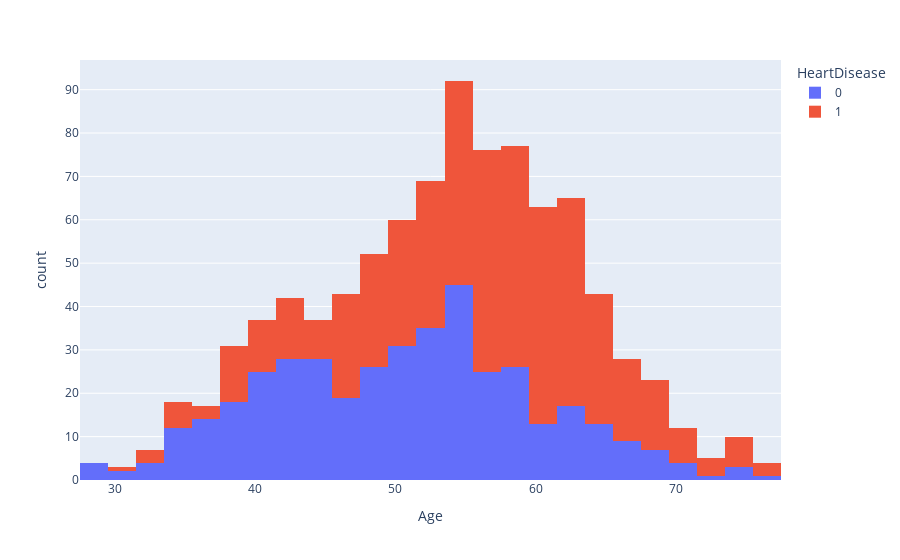
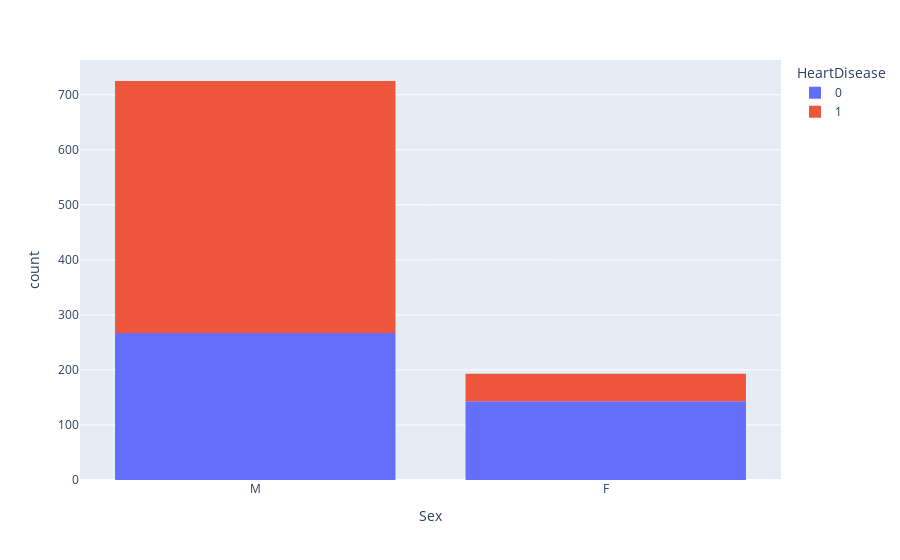
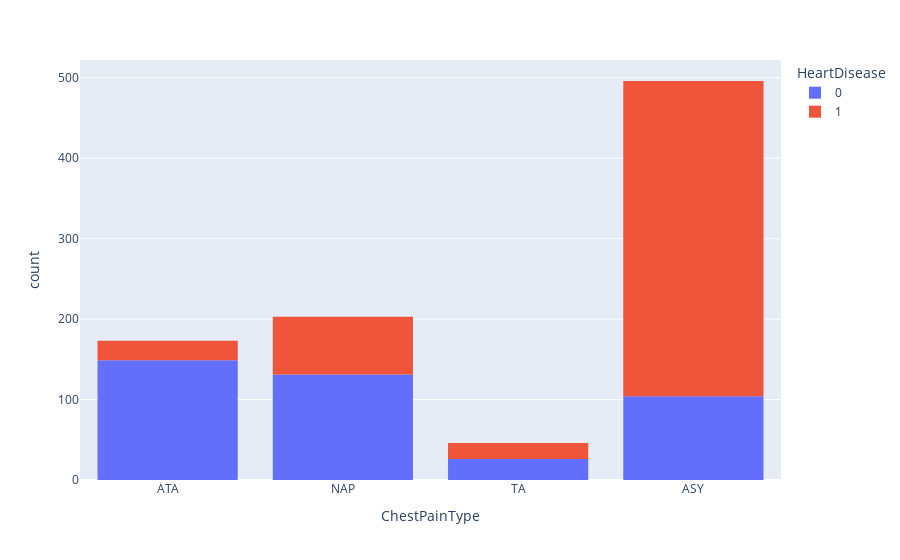
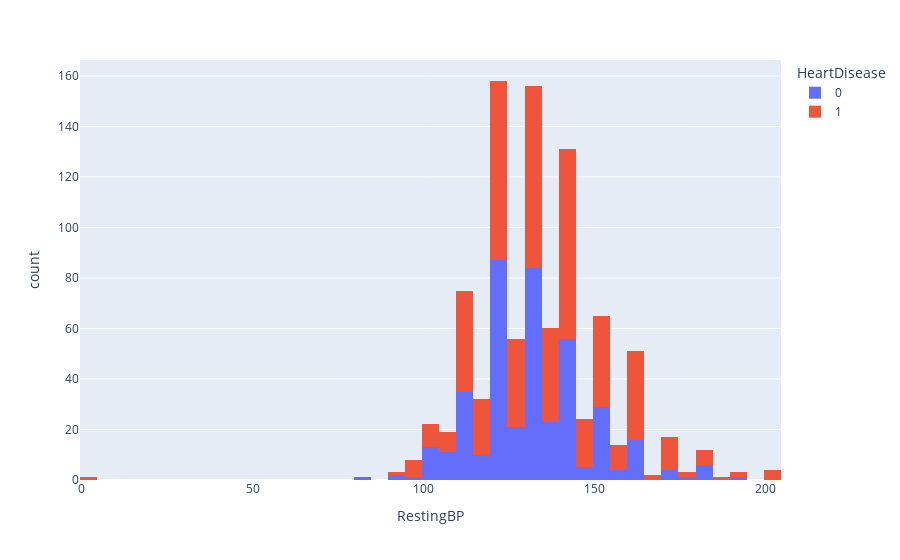

Notebook source saved alongside these figures, in order:
### Code cell
# create histograms/bar graphs to visualize the data for both classes for each independent variable
# some observations:
# heart disease became more common the older the age 
# the majority of heart disease victims were men
# chest pain type ASY is much more likely to lead to heart disease 
# the majority of ST_Slope flat and ST_Slope Down were likely to have heart disease. 

import plotly.express as px
columns = ["Age", "Sex", "ChestPainType", "RestingBP", "Cholesterol", "FastingBS", "RestingECG", "MaxHR", "ExerciseAngina", "Oldpeak", "ST_Slope"]
for x in columns:
    fig = px.histogram(df, x=x, color="HeartDisease")
    fig.show()

### Figure 1 — Plotly figure (JSON) as saved in the notebook; plotly's stock layout.template omitted (floating-point values rounded to 4 significant figures; data arrays with more than 128 entries replaced by an {"elided": "..."} marker saying what was removed)
{"data": [{"alignmentgroup": "True", "bingroup": "x", "hovertemplate": "HeartDisease=0<br>Age=%{x}<br>count=%{y}<extra></extra>", "legendgroup": "0", "marker": {"color": "#636efa", "pattern": {"shape": ""}}, "name": "0", "offsetgroup": "0", "orientation": "v", "showlegend": true, "type": "histogram", "x": {"elided": "410 int values"}, "xaxis": "x", "yaxis": "y"}, {"alignmentgroup": "True", "bingroup": "x", "hovertemplate": "HeartDisease=1<br>Age=%{x}<br>count=%{y}<extra></extra>", "legendgroup": "1", "marker": {"color": "#EF553B", "pattern": {"shape": ""}}, "name": "1", "offsetgroup": "1", "orientation": "v", "showlegend": true, "type": "histogram", "x": {"elided": "508 int values"}, "xaxis": "x", "yaxis": "y"}], "layout": {"barmode": "relative", "legend": {"title": {"text": "HeartDisease"}, "tracegroupgap": 0}, "margin": {"t": 60}, "xaxis": {"anchor": "y", "domain": [0, 1], "title": {"text": "Age"}}, "yaxis": {"anchor": "x", "domain": [0, 1], "title": {"text": "count"}}}}

### Figure 2 — Plotly figure (JSON) as saved in the notebook; plotly's stock layout.template omitted (floating-point values rounded to 4 significant figures; data arrays with more than 128 entries replaced by an {"elided": "..."} marker saying what was removed)
{"data": [{"alignmentgroup": "True", "bingroup": "x", "hovertemplate": "HeartDisease=0<br>Sex=%{x}<br>count=%{y}<extra></extra>", "legendgroup": "0", "marker": {"color": "#636efa", "pattern": {"shape": ""}}, "name": "0", "offsetgroup": "0", "orientation": "v", "showlegend": true, "type": "histogram", "x": {"elided": "410 str values"}, "xaxis": "x", "yaxis": "y"}, {"alignmentgroup": "True", "bingroup": "x", "hovertemplate": "HeartDisease=1<br>Sex=%{x}<br>count=%{y}<extra></extra>", "legendgroup": "1", "marker": {"color": "#EF553B", "pattern": {"shape": ""}}, "name": "1", "offsetgroup": "1", "orientation": "v", "showlegend": true, "type": "histogram", "x": {"elided": "508 str values"}, "xaxis": "x", "yaxis": "y"}], "layout": {"barmode": "relative", "legend": {"title": {"text": "HeartDisease"}, "tracegroupgap": 0}, "margin": {"t": 60}, "xaxis": {"anchor": "y", "domain": [0, 1], "title": {"text": "Sex"}}, "yaxis": {"anchor": "x", "domain": [0, 1], "title": {"text": "count"}}}}

### Figure 3 — Plotly figure (JSON) as saved in the notebook; plotly's stock layout.template omitted (floating-point values rounded to 4 significant figures; data arrays with more than 128 entries replaced by an {"elided": "..."} marker saying what was removed)
{"data": [{"alignmentgroup": "True", "bingroup": "x", "hovertemplate": "HeartDisease=0<br>ChestPainType=%{x}<br>count=%{y}<extra></extra>", "legendgroup": "0", "marker": {"color": "#636efa", "pattern": {"shape": ""}}, "name": "0", "offsetgroup": "0", "orientation": "v", "showlegend": true, "type": "histogram", "x": {"elided": "410 str values"}, "xaxis": "x", "yaxis": "y"}, {"alignmentgroup": "True", "bingroup": "x", "hovertemplate": "HeartDisease=1<br>ChestPainType=%{x}<br>count=%{y}<extra></extra>", "legendgroup": "1", "marker": {"color": "#EF553B", "pattern": {"shape": ""}}, "name": "1", "offsetgroup": "1", "orientation": "v", "showlegend": true, "type": "histogram", "x": {"elided": "508 str values"}, "xaxis": "x", "yaxis": "y"}], "layout": {"barmode": "relative", "legend": {"title": {"text": "HeartDisease"}, "tracegroupgap": 0}, "margin": {"t": 60}, "xaxis": {"anchor": "y", "domain": [0, 1], "title": {"text": "ChestPainType"}}, "yaxis": {"anchor": "x", "domain": [0, 1], "title": {"text": "count"}}}}

### Figure 4 — Plotly figure (JSON) as saved in the notebook; plotly's stock layout.template omitted (floating-point values rounded to 4 significant figures; data arrays with more than 128 entries replaced by an {"elided": "..."} marker saying what was removed)
{"data": [{"alignmentgroup": "True", "bingroup": "x", "hovertemplate": "HeartDisease=0<br>RestingBP=%{x}<br>count=%{y}<extra></extra>", "legendgroup": "0", "marker": {"color": "#636efa", "pattern": {"shape": ""}}, "name": "0", "offsetgroup": "0", "orientation": "v", "showlegend": true, "type": "histogram", "x": {"elided": "410 int values"}, "xaxis": "x", "yaxis": "y"}, {"alignmentgroup": "True", "bingroup": "x", "hovertemplate": "HeartDisease=1<br>RestingBP=%{x}<br>count=%{y}<extra></extra>", "legendgroup": "1", "marker": {"color": "#EF553B", "pattern": {"shape": ""}}, "name": "1", "offsetgroup": "1", "orientation": "v", "showlegend": true, "type": "histogram", "x": {"elided": "508 int values"}, "xaxis": "x", "yaxis": "y"}], "layout": {"barmode": "relative", "legend": {"title": {"text": "HeartDisease"}, "tracegroupgap": 0}, "margin": {"t": 60}, "xaxis": {"anchor": "y", "domain": [0, 1], "title": {"text": "RestingBP"}}, "yaxis": {"anchor": "x", "domain": [0, 1], "title": {"text": "count"}}}}
